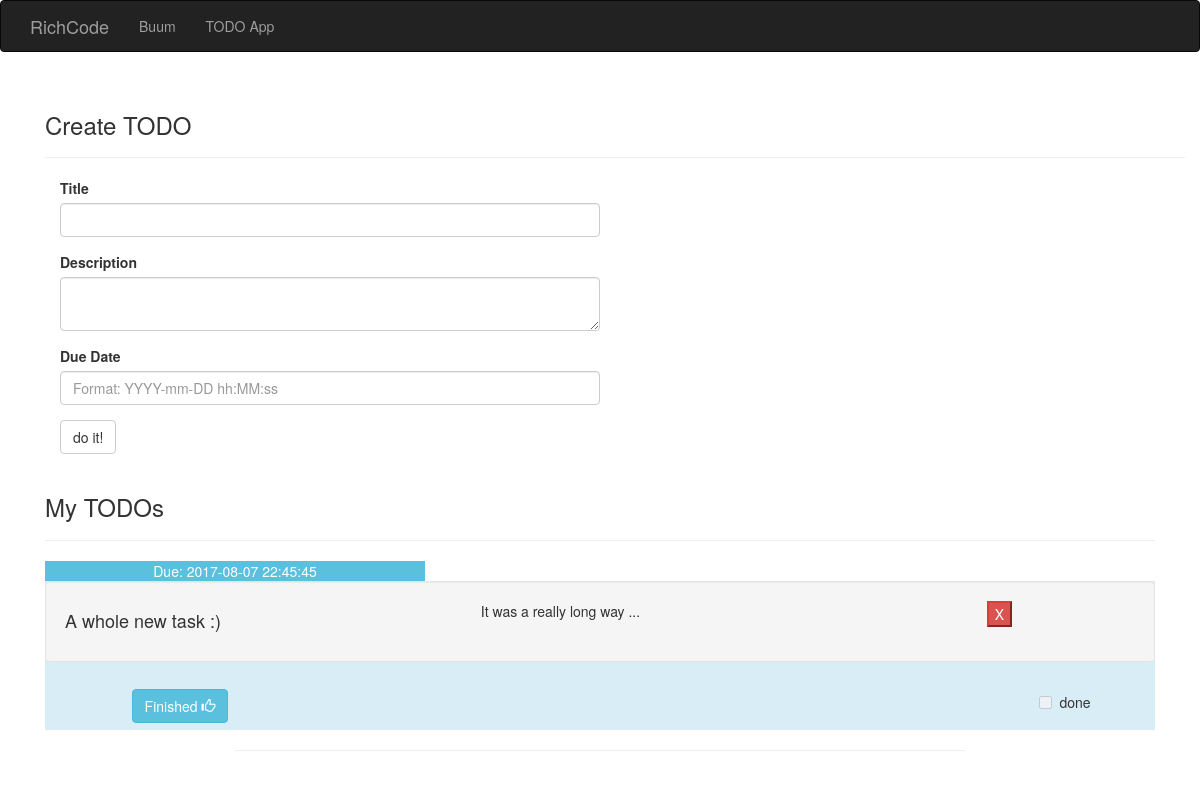
The page /todo/workspace on the database as committed earlier.
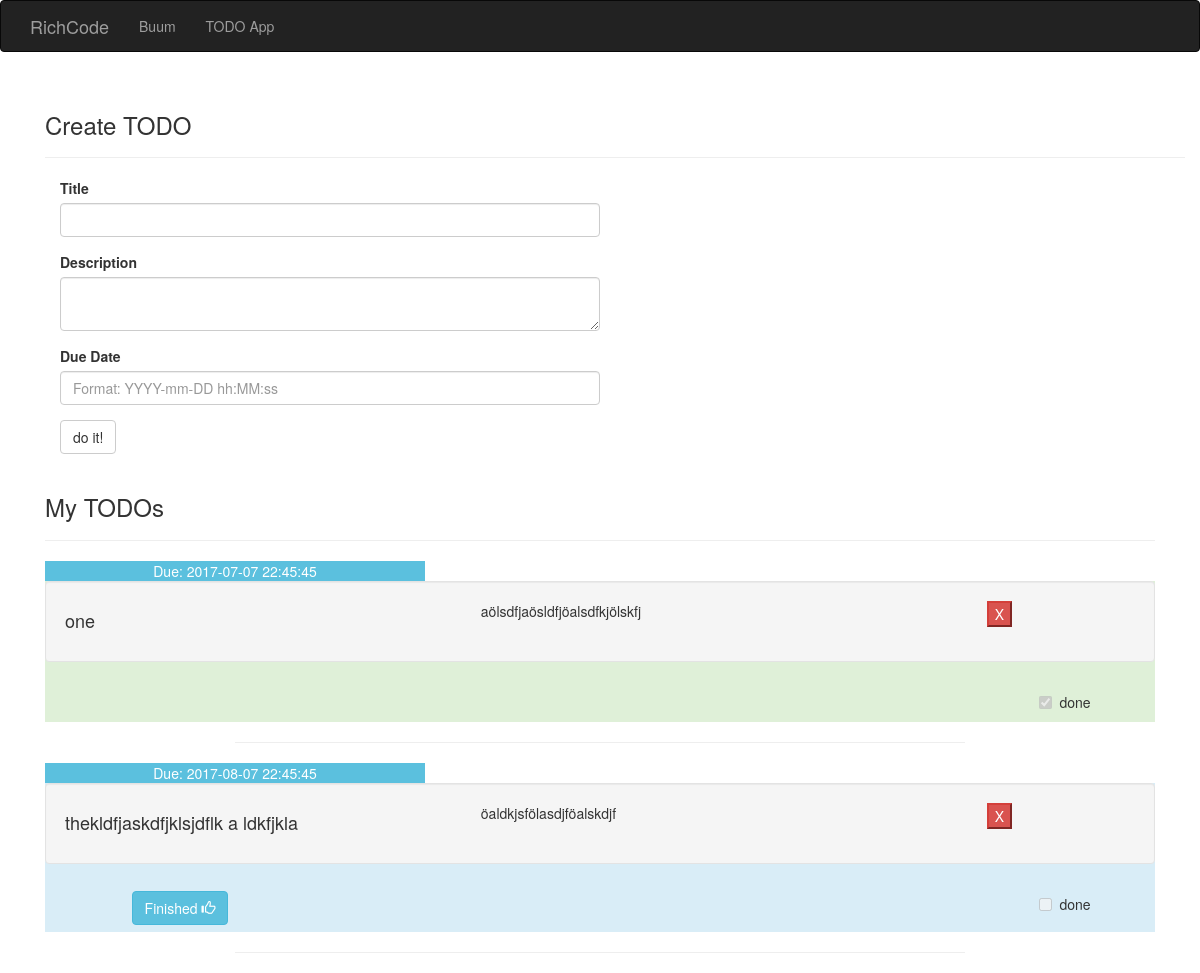
The same page on the database as committed later.
### app/models.py (models this page shows, shortened)
class Item(db.Model):
    __tablename__ = 'items'
    id = db.Column(db.Integer, primary_key=True, autoincrement=True)
    title = db.Column(db.String(64))
    description = db.Column(db.String(256), default=None)
    due = db.Column(db.DateTime, nullable=True)
    state = db.Column(db.Boolean, default=0)

### app/todo/views.py (the view, shortened to what this page needs)
@todo.route('/workspace', methods=['GET', 'POST'])
def workspace():
    form = NewTaskForm()
    items = Item.query.all()
    return render_template('todo/workspace.html', form=form, items=items)

### app/todo/forms.py
class NewTaskForm(Form):
    title = StringField('Title', validators=[DataRequired(), Length(1, 64)])
    description = TextAreaField('Description', validators=[DataRequired(), Length(1, 256)])
    due = DateTimeField('Due Date', render_kw={"placeholder":"Format: YYYY-mm-DD hh:MM:ss"})
    submit = SubmitField('do it!', render_kw={"class":"btn btn-info"})

### app/templates/todo/workspace.html (shortened to what this page needs)
{% extends "base.html" %}
{% import "bootstrap/wtf.html" as wtf %}
{% block page_content %}
<div class="container">
    <div class="page-header">
        <h3>Create TODO</h3>
    </div>
    <div class="col-xs-6">
        {{ wtf.quick_form(form) }}
    </div>
</div>
<div class="container-fluid">
    <div class="page-header">
        <h3>My TODOs</h3>
    </div>
    {% for item in items %}
        <div class="container">
            <div class="btn-info text-center row col-xs-4">
                Due: {{ item.due }}
            </div>
        </div>
        <div class="container-fluid {% if item.state %}
        bg-success
        {% else %}
        bg-info
        {% endif %}">
            <div class="well row">
            <div class="row col-xs-5 pull-left">
                <h4 class="">{{ item.title }}</h4>
            </div>
            <div class="row col-xs-5">
                <p class="">{{ item.description }}</p>
            </div>
            <form class="form-group row col-xs-2 pull-right" action="{{ url_for('todo.delete', item_id=item.id) }}" method="post">
                <input type="submit" class="btn-danger" value="X">
            </form>
        </div>
            <div class="checkbox row col-xs-2 text-center pull-right">
                <label><input type="checkbox" value="done" disabled="disabled" {% if item.state %}checked{% endif %}>done</label>
            </div>
        {% if not item.state %}
            <div>
                <form class="row col-xs-3 btn pull-left" action="{{ url_for('todo.change_state', item_id=item.id, state=not item.state) }}" method="post">
                    <button type="submit" class="btn btn-info">Finished <span class="glyphicon glyphicon-thumbs-up"></span></button>
                </form>
            </div>
        {% endif %}
        </div>
        <div class="row">
            <div class="col-lg-8 col-lg-offset-2">
                <hr>
            </div>
        </div>
    {% endfor %}
</div>
{% endblock %}

### app/templates/base.html (shortened to what this page needs)
{% extends "bootstrap/base.html" %}
{% block head %}
{{ super() }}
{% endblock %}
{% block navbar %}
<div class="navbar navbar-inverse" role="navigation">
    <div class="container">
        <div class="navbar-header">
            <a class="navbar-brand" href="/">RichCode</a>
        </div>
        <div class="navbar-collapse collapse">
            <ul class="nav navbar-nav">
                <li><a href="/">Buum</a></li>
                <li><a href="{{ url_for('todo.workspace') }}">TODO App</a></li>
            </ul>
            <ul class="nav navbar-nav navbar-right">
                {% if current_user.is_authenticated %}
                    <li><a href="{{ url_for('auth.logout') }}"></a></li>
                    {% else %}
                    <li><a href="{{ url_for('auth.login') }}"></a></li>
                {% endif %}
            </ul>
        </div>
    </div>
</div>
{% endblock %}
{% block content %}
<div class="container">
    {% block page_content %}{% endblock %}
</div>
{% endblock %}

Rows that differ between the two databases and show on the page:
removed Item: due "2017-08-07 22:45:45", title "A whole new task :)", description "It was a really long way ..."
added Item: due "2017-07-07 22:45:45", title "one", description "aölsdfjaösldfjöalsdfkjölskfj", state "☑"
added Item: due "2017-08-07 22:45:45", title "thekldfjaskdfjklsjdflk a ldkfjkla", description "öaldkjsfölasdjföalskdjf"
